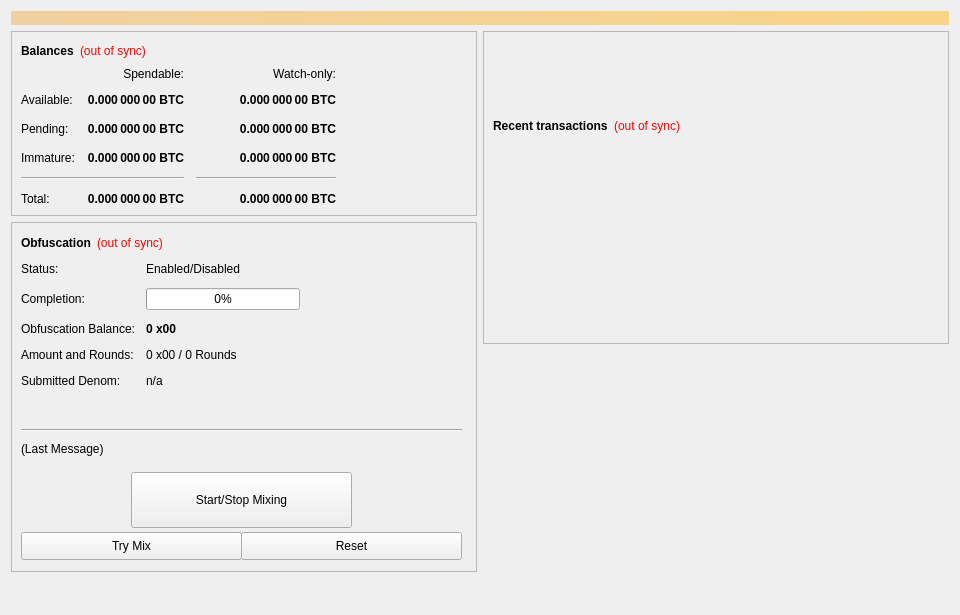
<?xml version="1.0" encoding="UTF-8"?>
<ui version="4.0">
 <class>OverviewPage</class>
 <widget class="QWidget" name="OverviewPage">
  <property name="geometry">
   <rect>
    <x>0</x>
    <y>0</y>
    <width>960</width>
    <height>615</height>
   </rect>
  </property>
  <property name="minimumSize">
   <size>
    <width>960</width>
    <height>0</height>
   </size>
  </property>
  <property name="windowTitle">
   <string>Form</string>
  </property>
  <layout class="QVBoxLayout" name="topLayout">
   <item>
    <widget class="QLabel" name="labelAlerts">
     <property name="visible">
      <bool>false</bool>
     </property>
     <property name="styleSheet">
      <string notr="true">background-color: qlineargradient(x1: 0, y1: 0, x2: 1, y2: 0, stop:0 #F0D0A0, stop:1 #F8D488); color:#000000;</string>
     </property>
     <property name="wordWrap">
      <bool>true</bool>
     </property>
     <property name="margin">
      <number>3</number>
     </property>
    </widget>
   </item>
   <item>
    <layout class="QHBoxLayout" name="horizontalLayout" stretch="1,1">
     <item>
      <layout class="QVBoxLayout" name="verticalLayout_2">
       <item>
        <widget class="QFrame" name="frame">
         <property name="frameShape">
          <enum>QFrame::StyledPanel</enum>
         </property>
         <property name="frameShadow">
          <enum>QFrame::Raised</enum>
         </property>
         <layout class="QVBoxLayout" name="verticalLayout_4">
          <item>
           <layout class="QHBoxLayout" name="horizontalLayout_4">
            <item>
             <widget class="QLabel" name="label_5">
              <property name="font">
               <font>
                <weight>75</weight>
                <bold>true</bold>
               </font>
              </property>
              <property name="text">
               <string>Balances</string>
              </property>
             </widget>
            </item>
            <item>
             <widget class="QLabel" name="labelWalletStatus">
              <property name="cursor">
               <cursorShape>WhatsThisCursor</cursorShape>
              </property>
              <property name="toolTip">
               <string>The displayed information may be out of date. Your wallet automatically synchronizes with the xChr0n0 network after a connection is established, but this process has not completed yet.</string>
              </property>
              <property name="styleSheet">
               <string notr="true">QLabel { color: red; }</string>
              </property>
              <property name="text">
               <string notr="true">(out of sync)</string>
              </property>
              <property name="alignment">
               <set>Qt::AlignLeading|Qt::AlignLeft|Qt::AlignVCenter</set>
              </property>
             </widget>
            </item>
            <item>
             <spacer name="horizontalSpacer_3">
              <property name="orientation">
               <enum>Qt::Horizontal</enum>
              </property>
              <property name="sizeHint" stdset="0">
               <size>
                <width>40</width>
                <height>20</height>
               </size>
              </property>
             </spacer>
            </item>
           </layout>
          </item>
          <item>
           <layout class="QGridLayout" name="gridLayout">
            <property name="spacing">
             <number>12</number>
            </property>
            <item row="2" column="2">
             <widget class="QLabel" name="labelWatchPending">
              <property name="font">
               <font>
                <weight>75</weight>
                <bold>true</bold>
               </font>
              </property>
              <property name="cursor">
               <cursorShape>IBeamCursor</cursorShape>
              </property>
              <property name="toolTip">
               <string>Unconfirmed transactions to watch-only addresses</string>
              </property>
              <property name="text">
               <string notr="true">0.000 000 00 BTC</string>
              </property>
              <property name="alignment">
               <set>Qt::AlignRight|Qt::AlignTrailing|Qt::AlignVCenter</set>
              </property>
              <property name="textInteractionFlags">
               <set>Qt::LinksAccessibleByMouse|Qt::TextSelectableByKeyboard|Qt::TextSelectableByMouse</set>
              </property>
             </widget>
            </item>
            <item row="2" column="1">
             <widget class="QLabel" name="labelUnconfirmed">
              <property name="font">
               <font>
                <weight>75</weight>
                <bold>true</bold>
               </font>
              </property>
              <property name="cursor">
               <cursorShape>IBeamCursor</cursorShape>
              </property>
              <property name="toolTip">
               <string>Total of transactions that have yet to be confirmed, and do not yet count toward the spendable balance</string>
              </property>
              <property name="text">
               <string notr="true">0.000 000 00 BTC</string>
              </property>
              <property name="alignment">
               <set>Qt::AlignRight|Qt::AlignTrailing|Qt::AlignVCenter</set>
              </property>
              <property name="textInteractionFlags">
               <set>Qt::LinksAccessibleByMouse|Qt::TextSelectableByKeyboard|Qt::TextSelectableByMouse</set>
              </property>
             </widget>
            </item>
            <item row="3" column="2">
             <widget class="QLabel" name="labelWatchImmature">
              <property name="font">
               <font>
                <weight>75</weight>
                <bold>true</bold>
               </font>
              </property>
              <property name="cursor">
               <cursorShape>IBeamCursor</cursorShape>
              </property>
              <property name="toolTip">
               <string>Staked or masternode rewards in watch-only addresses that has not yet matured</string>
              </property>
              <property name="text">
               <string notr="true">0.000 000 00 BTC</string>
              </property>
              <property name="alignment">
               <set>Qt::AlignRight|Qt::AlignTrailing|Qt::AlignVCenter</set>
              </property>
              <property name="textInteractionFlags">
               <set>Qt::LinksAccessibleByMouse|Qt::TextSelectableByKeyboard|Qt::TextSelectableByMouse</set>
              </property>
             </widget>
            </item>
            <item row="4" column="0" colspan="2">
             <widget class="Line" name="lineSpendableBalance">
              <property name="orientation">
               <enum>Qt::Horizontal</enum>
              </property>
             </widget>
            </item>
            <item row="4" column="2">
             <widget class="Line" name="lineWatchBalance">
              <property name="sizePolicy">
               <sizepolicy hsizetype="Preferred" vsizetype="Fixed">
                <horstretch>0</horstretch>
                <verstretch>0</verstretch>
               </sizepolicy>
              </property>
              <property name="minimumSize">
               <size>
                <width>140</width>
                <height>0</height>
               </size>
              </property>
              <property name="orientation">
               <enum>Qt::Horizontal</enum>
              </property>
             </widget>
            </item>
            <item row="5" column="0">
             <widget class="QLabel" name="labelTotalText">
              <property name="text">
               <string>Total:</string>
              </property>
             </widget>
            </item>
            <item row="3" column="1">
             <widget class="QLabel" name="labelImmature">
              <property name="font">
               <font>
                <weight>75</weight>
                <bold>true</bold>
               </font>
              </property>
              <property name="cursor">
               <cursorShape>IBeamCursor</cursorShape>
              </property>
              <property name="toolTip">
               <string>Staked or masternode rewards that has not yet matured</string>
              </property>
              <property name="text">
               <string notr="true">0.000 000 00 BTC</string>
              </property>
              <property name="alignment">
               <set>Qt::AlignRight|Qt::AlignTrailing|Qt::AlignVCenter</set>
              </property>
              <property name="textInteractionFlags">
               <set>Qt::LinksAccessibleByMouse|Qt::TextSelectableByKeyboard|Qt::TextSelectableByMouse</set>
              </property>
             </widget>
            </item>
            <item row="2" column="3">
             <spacer name="horizontalSpacer_2">
              <property name="orientation">
               <enum>Qt::Horizontal</enum>
              </property>
              <property name="sizeHint" stdset="0">
               <size>
                <width>40</width>
                <height>20</height>
               </size>
              </property>
             </spacer>
            </item>
            <item row="3" column="0">
             <widget class="QLabel" name="labelImmatureText">
              <property name="text">
               <string>Immature:</string>
              </property>
             </widget>
            </item>
            <item row="5" column="1">
             <widget class="QLabel" name="labelTotal">
              <property name="font">
               <font>
                <weight>75</weight>
                <bold>true</bold>
               </font>
              </property>
              <property name="cursor">
               <cursorShape>IBeamCursor</cursorShape>
              </property>
              <property name="toolTip">
               <string>Your current total balance</string>
              </property>
              <property name="text">
               <string notr="true">0.000 000 00 BTC</string>
              </property>
              <property name="alignment">
               <set>Qt::AlignRight|Qt::AlignTrailing|Qt::AlignVCenter</set>
              </property>
              <property name="textInteractionFlags">
               <set>Qt::LinksAccessibleByMouse|Qt::TextSelectableByKeyboard|Qt::TextSelectableByMouse</set>
              </property>
             </widget>
            </item>
            <item row="5" column="2">
             <widget class="QLabel" name="labelWatchTotal">
              <property name="font">
               <font>
                <weight>75</weight>
                <bold>true</bold>
               </font>
              </property>
              <property name="cursor">
               <cursorShape>IBeamCursor</cursorShape>
              </property>
              <property name="toolTip">
               <string>Current total balance in watch-only addresses</string>
              </property>
              <property name="text">
               <string notr="true">0.000 000 00 BTC</string>
              </property>
              <property name="alignment">
               <set>Qt::AlignRight|Qt::AlignTrailing|Qt::AlignVCenter</set>
              </property>
              <property name="textInteractionFlags">
               <set>Qt::LinksAccessibleByMouse|Qt::TextSelectableByKeyboard|Qt::TextSelectableByMouse</set>
              </property>
             </widget>
            </item>
            <item row="0" column="2">
             <widget class="QLabel" name="labelWatchonly">
              <property name="text">
               <string>Watch-only:</string>
              </property>
              <property name="alignment">
               <set>Qt::AlignRight|Qt::AlignTrailing|Qt::AlignVCenter</set>
              </property>
             </widget>
            </item>
            <item row="1" column="0">
             <widget class="QLabel" name="labelBalanceText">
              <property name="text">
               <string>Available:</string>
              </property>
             </widget>
            </item>
            <item row="1" column="1">
             <widget class="QLabel" name="labelBalance">
              <property name="font">
               <font>
                <weight>75</weight>
                <bold>true</bold>
               </font>
              </property>
              <property name="cursor">
               <cursorShape>IBeamCursor</cursorShape>
              </property>
              <property name="toolTip">
               <string>Your current spendable balance</string>
              </property>
              <property name="text">
               <string notr="true">0.000 000 00 BTC</string>
              </property>
              <property name="alignment">
               <set>Qt::AlignRight|Qt::AlignTrailing|Qt::AlignVCenter</set>
              </property>
              <property name="textInteractionFlags">
               <set>Qt::LinksAccessibleByMouse|Qt::TextSelectableByKeyboard|Qt::TextSelectableByMouse</set>
              </property>
             </widget>
            </item>
            <item row="1" column="2">
             <widget class="QLabel" name="labelWatchAvailable">
              <property name="font">
               <font>
                <weight>75</weight>
                <bold>true</bold>
               </font>
              </property>
              <property name="cursor">
               <cursorShape>IBeamCursor</cursorShape>
              </property>
              <property name="toolTip">
               <string>Your current balance in watch-only addresses</string>
              </property>
              <property name="text">
               <string notr="true">0.000 000 00 BTC</string>
              </property>
              <property name="alignment">
               <set>Qt::AlignRight|Qt::AlignTrailing|Qt::AlignVCenter</set>
              </property>
              <property name="textInteractionFlags">
               <set>Qt::LinksAccessibleByMouse|Qt::TextSelectableByKeyboard|Qt::TextSelectableByMouse</set>
              </property>
             </widget>
            </item>
            <item row="2" column="0">
             <widget class="QLabel" name="labelPendingText">
              <property name="text">
               <string>Pending:</string>
              </property>
             </widget>
            </item>
            <item row="0" column="1">
             <widget class="QLabel" name="labelSpendable">
              <property name="text">
               <string>Spendable:</string>
              </property>
              <property name="alignment">
               <set>Qt::AlignRight|Qt::AlignTrailing|Qt::AlignVCenter</set>
              </property>
             </widget>
            </item>
           </layout>
          </item>
         </layout>
        </widget>
       </item>
       <item>
        <widget class="QFrame" name="frameObfuscation">
         <property name="minimumSize">
          <size>
           <width>0</width>
           <height>350</height>
          </size>
         </property>
         <property name="layoutDirection">
          <enum>Qt::LeftToRight</enum>
         </property>
         <property name="frameShape">
          <enum>QFrame::StyledPanel</enum>
         </property>
         <property name="frameShadow">
          <enum>QFrame::Raised</enum>
         </property>
         <widget class="QWidget" name="formLayoutWidget">
          <property name="geometry">
           <rect>
            <x>10</x>
            <y>40</y>
            <width>451</width>
            <height>161</height>
           </rect>
          </property>
          <layout class="QFormLayout" name="formLayout">
           <property name="fieldGrowthPolicy">
            <enum>QFormLayout::AllNonFixedFieldsGrow</enum>
           </property>
           <property name="horizontalSpacing">
            <number>11</number>
           </property>
           <property name="verticalSpacing">
            <number>12</number>
           </property>
           <item row="0" column="0">
            <widget class="QLabel" name="label_6">
             <property name="text">
              <string>Status:</string>
             </property>
            </widget>
           </item>
           <item row="1" column="0">
            <widget class="QLabel" name="label_7">
             <property name="text">
              <string>Completion:</string>
             </property>
            </widget>
           </item>
           <item row="1" column="1">
            <widget class="QProgressBar" name="obfuscationProgress">
             <property name="maximumSize">
              <size>
               <width>154</width>
               <height>16777215</height>
              </size>
             </property>
             <property name="value">
              <number>0</number>
             </property>
            </widget>
           </item>
           <item row="2" column="0">
            <widget class="QLabel" name="labelAnonymizedText">
             <property name="text">
              <string>Obfuscation Balance:</string>
             </property>
            </widget>
           </item>
           <item row="2" column="1">
            <widget class="QLabel" name="labelAnonymized">
             <property name="font">
              <font>
               <weight>75</weight>
               <bold>true</bold>
              </font>
             </property>
             <property name="text">
              <string notr="true">0 x00</string>
             </property>
            </widget>
           </item>
           <item row="3" column="0">
            <widget class="QLabel" name="label_8">
             <property name="text">
              <string>Amount and Rounds:</string>
             </property>
            </widget>
           </item>
           <item row="3" column="1">
            <widget class="QLabel" name="labelAmountRounds">
             <property name="text">
              <string>0 x00 / 0 Rounds</string>
             </property>
            </widget>
           </item>
           <item row="4" column="0">
            <widget class="QLabel" name="label_9">
             <property name="text">
              <string>Submitted Denom:</string>
             </property>
            </widget>
           </item>
           <item row="4" column="1">
            <widget class="QLabel" name="labelSubmittedDenom">
             <property name="toolTip">
              <string>The denominations you submitted to the Masternode.&lt;br&gt;To mix, other users must submit the exact same denominations.</string>
             </property>
             <property name="text">
              <string>n/a</string>
             </property>
            </widget>
           </item>
           <item row="0" column="1">
            <widget class="QLabel" name="obfuscationEnabled">
             <property name="text">
              <string>Enabled/Disabled</string>
             </property>
            </widget>
           </item>
          </layout>
         </widget>
         <widget class="QPushButton" name="runAutoDenom">
          <property name="geometry">
           <rect>
            <x>251</x>
            <y>17</y>
            <width>1</width>
            <height>1</height>
           </rect>
          </property>
          <property name="palette">
           <palette>
            <active>
             <colorrole role="WindowText">
              <brush brushstyle="SolidPattern">
               <color alpha="255">
                <red>0</red>
                <green>0</green>
                <blue>0</blue>
               </color>
              </brush>
             </colorrole>
             <colorrole role="Button">
              <brush brushstyle="SolidPattern">
               <color alpha="255">
                <red>239</red>
                <green>238</green>
                <blue>238</blue>
               </color>
              </brush>
             </colorrole>
             <colorrole role="Light">
              <brush brushstyle="SolidPattern">
               <color alpha="255">
                <red>255</red>
                <green>255</green>
                <blue>255</blue>
               </color>
              </brush>
             </colorrole>
             <colorrole role="Midlight">
              <brush brushstyle="SolidPattern">
               <color alpha="255">
                <red>247</red>
                <green>246</green>
                <blue>246</blue>
               </color>
              </brush>
             </colorrole>
             <colorrole role="Dark">
              <brush brushstyle="SolidPattern">
               <color alpha="255">
                <red>119</red>
                <green>119</green>
                <blue>119</blue>
               </color>
              </brush>
             </colorrole>
             <colorrole role="Mid">
              <brush brushstyle="SolidPattern">
               <color alpha="255">
                <red>159</red>
                <green>159</green>
                <blue>159</blue>
               </color>
              </brush>
             </colorrole>
             <colorrole role="Text">
              <brush brushstyle="SolidPattern">
               <color alpha="255">
                <red>0</red>
                <green>0</green>
                <blue>0</blue>
               </color>
              </brush>
             </colorrole>
             <colorrole role="BrightText">
              <brush brushstyle="SolidPattern">
               <color alpha="255">
                <red>255</red>
                <green>255</green>
                <blue>255</blue>
               </color>
              </brush>
             </colorrole>
             <colorrole role="ButtonText">
              <brush brushstyle="SolidPattern">
               <color alpha="255">
                <red>0</red>
                <green>0</green>
                <blue>0</blue>
               </color>
              </brush>
             </colorrole>
             <colorrole role="Base">
              <brush brushstyle="SolidPattern">
               <color alpha="255">
                <red>255</red>
                <green>255</green>
                <blue>255</blue>
               </color>
              </brush>
             </colorrole>
             <colorrole role="Window">
              <brush brushstyle="SolidPattern">
               <color alpha="255">
                <red>239</red>
                <green>238</green>
                <blue>238</blue>
               </color>
              </brush>
             </colorrole>
             <colorrole role="Shadow">
              <brush brushstyle="SolidPattern">
               <color alpha="255">
                <red>0</red>
                <green>0</green>
                <blue>0</blue>
               </color>
              </brush>
             </colorrole>
             <colorrole role="AlternateBase">
              <brush brushstyle="SolidPattern">
               <color alpha="255">
                <red>247</red>
                <green>246</green>
                <blue>246</blue>
               </color>
              </brush>
             </colorrole>
             <colorrole role="ToolTipBase">
              <brush brushstyle="SolidPattern">
               <color alpha="255">
                <red>255</red>
                <green>255</green>
                <blue>220</blue>
               </color>
              </brush>
             </colorrole>
             <colorrole role="ToolTipText">
              <brush brushstyle="SolidPattern">
               <color alpha="255">
                <red>0</red>
                <green>0</green>
                <blue>0</blue>
               </color>
              </brush>
             </colorrole>
            </active>
            <inactive>
             <colorrole role="WindowText">
              <brush brushstyle="SolidPattern">
               <color alpha="255">
                <red>0</red>
                <green>0</green>
                <blue>0</blue>
               </color>
              </brush>
             </colorrole>
             <colorrole role="Button">
              <brush brushstyle="SolidPattern">
               <color alpha="255">
                <red>239</red>
                <green>238</green>
                <blue>238</blue>
               </color>
              </brush>
             </colorrole>
             <colorrole role="Light">
              <brush brushstyle="SolidPattern">
               <color alpha="255">
                <red>255</red>
                <green>255</green>
                <blue>255</blue>
               </color>
              </brush>
             </colorrole>
             <colorrole role="Midlight">
              <brush brushstyle="SolidPattern">
               <color alpha="255">
                <red>247</red>
                <green>246</green>
                <blue>246</blue>
               </color>
              </brush>
             </colorrole>
             <colorrole role="Dark">
              <brush brushstyle="SolidPattern">
               <color alpha="255">
                <red>119</red>
                <green>119</green>
                <blue>119</blue>
               </color>
              </brush>
             </colorrole>
             <colorrole role="Mid">
              <brush brushstyle="SolidPattern">
               <color alpha="255">
                <red>159</red>
                <green>159</green>
                <blue>159</blue>
               </color>
              </brush>
             </colorrole>
             <colorrole role="Text">
              <brush brushstyle="SolidPattern">
               <color alpha="255">
                <red>0</red>
                <green>0</green>
                <blue>0</blue>
               </color>
              </brush>
             </colorrole>
             <colorrole role="BrightText">
              <brush brushstyle="SolidPattern">
               <color alpha="255">
                <red>255</red>
                <green>255</green>
                <blue>255</blue>
               </color>
              </brush>
             </colorrole>
             <colorrole role="ButtonText">
              <brush brushstyle="SolidPattern">
               <color alpha="255">
                <red>0</red>
                <green>0</green>
                <blue>0</blue>
               </color>
              </brush>
             </colorrole>
             <colorrole role="Base">
              <brush brushstyle="SolidPattern">
               <color alpha="255">
                <red>255</red>
                <green>255</green>
                <blue>255</blue>
               </color>
              </brush>
             </colorrole>
             <colorrole role="Window">
              <brush brushstyle="SolidPattern">
               <color alpha="255">
                <red>239</red>
                <green>238</green>
                <blue>238</blue>
               </color>
              </brush>
             </colorrole>
             <colorrole role="Shadow">
              <brush brushstyle="SolidPattern">
               <color alpha="255">
                <red>0</red>
                <green>0</green>
                <blue>0</blue>
               </color>
              </brush>
             </colorrole>
             <colorrole role="AlternateBase">
              <brush brushstyle="SolidPattern">
               <color alpha="255">
                <red>247</red>
                <green>246</green>
                <blue>246</blue>
               </color>
              </brush>
             </colorrole>
             <colorrole role="ToolTipBase">
              <brush brushstyle="SolidPattern">
               <color alpha="255">
                <red>255</red>
                <green>255</green>
                <blue>220</blue>
               </color>
              </brush>
             </colorrole>
             <colorrole role="ToolTipText">
              <brush brushstyle="SolidPattern">
               <color alpha="255">
                <red>0</red>
                <green>0</green>
                <blue>0</blue>
               </color>
              </brush>
             </colorrole>
            </inactive>
            <disabled>
             <colorrole role="WindowText">
              <brush brushstyle="SolidPattern">
               <color alpha="255">
                <red>119</red>
                <green>119</green>
                <blue>119</blue>
               </color>
              </brush>
             </colorrole>
             <colorrole role="Button">
              <brush brushstyle="SolidPattern">
               <color alpha="255">
                <red>239</red>
                <green>238</green>
                <blue>238</blue>
               </color>
              </brush>
             </colorrole>
             <colorrole role="Light">
              <brush brushstyle="SolidPattern">
               <color alpha="255">
                <red>255</red>
                <green>255</green>
                <blue>255</blue>
               </color>
              </brush>
             </colorrole>
             <colorrole role="Midlight">
              <brush brushstyle="SolidPattern">
               <color alpha="255">
                <red>247</red>
                <green>246</green>
                <blue>246</blue>
               </color>
              </brush>
             </colorrole>
             <colorrole role="Dark">
              <brush brushstyle="SolidPattern">
               <color alpha="255">
                <red>119</red>
                <green>119</green>
                <blue>119</blue>
               </color>
              </brush>
             </colorrole>
             <colorrole role="Mid">
              <brush brushstyle="SolidPattern">
               <color alpha="255">
                <red>159</red>
                <green>159</green>
                <blue>159</blue>
               </color>
              </brush>
             </colorrole>
             <colorrole role="Text">
              <brush brushstyle="SolidPattern">
               <color alpha="255">
                <red>119</red>
                <green>119</green>
                <blue>119</blue>
               </color>
              </brush>
             </colorrole>
             <colorrole role="BrightText">
              <brush brushstyle="SolidPattern">
               <color alpha="255">
                <red>255</red>
                <green>255</green>
                <blue>255</blue>
               </color>
              </brush>
             </colorrole>
             <colorrole role="ButtonText">
              <brush brushstyle="SolidPattern">
               <color alpha="255">
                <red>119</red>
                <green>119</green>
                <blue>119</blue>
               </color>
              </brush>
             </colorrole>
             <colorrole role="Base">
              <brush brushstyle="SolidPattern">
               <color alpha="255">
                <red>239</red>
                <green>238</green>
                <blue>238</blue>
               </color>
              </brush>
             </colorrole>
             <colorrole role="Window">
              <brush brushstyle="SolidPattern">
               <color alpha="255">
                <red>239</red>
                <green>238</green>
                <blue>238</blue>
               </color>
              </brush>
             </colorrole>
             <colorrole role="Shadow">
              <brush brushstyle="SolidPattern">
               <color alpha="255">
                <red>0</red>
                <green>0</green>
                <blue>0</blue>
               </color>
              </brush>
             </colorrole>
             <colorrole role="AlternateBase">
              <brush brushstyle="SolidPattern">
               <color alpha="255">
                <red>239</red>
                <green>238</green>
                <blue>238</blue>
               </color>
              </brush>
             </colorrole>
             <colorrole role="ToolTipBase">
              <brush brushstyle="SolidPattern">
               <color alpha="255">
                <red>255</red>
                <green>255</green>
                <blue>220</blue>
               </color>
              </brush>
             </colorrole>
             <colorrole role="ToolTipText">
              <brush brushstyle="SolidPattern">
               <color alpha="255">
                <red>0</red>
                <green>0</green>
                <blue>0</blue>
               </color>
              </brush>
             </colorrole>
            </disabled>
           </palette>
          </property>
          <property name="focusPolicy">
           <enum>Qt::NoFocus</enum>
          </property>
          <property name="autoFillBackground">
           <bool>true</bool>
          </property>
          <property name="text">
           <string/>
          </property>
          <property name="flat">
           <bool>true</bool>
          </property>
         </widget>
         <widget class="QPushButton" name="toggleObfuscation">
          <property name="geometry">
           <rect>
            <x>120</x>
            <y>250</y>
            <width>221</width>
            <height>56</height>
           </rect>
          </property>
          <property name="sizePolicy">
           <sizepolicy hsizetype="MinimumExpanding" vsizetype="Fixed">
            <horstretch>0</horstretch>
            <verstretch>0</verstretch>
           </sizepolicy>
          </property>
          <property name="text">
           <string>Start/Stop Mixing</string>
          </property>
          <property name="icon">
           <iconset resource="../xChr0n0.qrc">
            <normaloff>:/icons/obfuscation</normaloff>:/icons/obfuscation</iconset>
          </property>
         </widget>
         <widget class="Line" name="lineLastMessage">
          <property name="geometry">
           <rect>
            <x>10</x>
            <y>200</y>
            <width>441</width>
            <height>16</height>
           </rect>
          </property>
          <property name="orientation">
           <enum>Qt::Horizontal</enum>
          </property>
         </widget>
         <widget class="QLabel" name="obfuscationStatus">
          <property name="geometry">
           <rect>
            <x>10</x>
            <y>220</y>
            <width>451</width>
            <height>61</height>
           </rect>
          </property>
          <property name="minimumSize">
           <size>
            <width>288</width>
            <height>43</height>
           </size>
          </property>
          <property name="text">
           <string>(Last Message)</string>
          </property>
          <property name="alignment">
           <set>Qt::AlignLeading|Qt::AlignLeft|Qt::AlignTop</set>
          </property>
          <property name="wordWrap">
           <bool>true</bool>
          </property>
         </widget>
         <widget class="QPushButton" name="obfuscationAuto">
          <property name="geometry">
           <rect>
            <x>10</x>
            <y>310</y>
            <width>221</width>
            <height>28</height>
           </rect>
          </property>
          <property name="sizePolicy">
           <sizepolicy hsizetype="MinimumExpanding" vsizetype="Fixed">
            <horstretch>0</horstretch>
            <verstretch>0</verstretch>
           </sizepolicy>
          </property>
          <property name="toolTip">
           <string>Try to manually submit a Obfuscation request.</string>
          </property>
          <property name="text">
           <string>Try Mix</string>
          </property>
         </widget>
         <widget class="QPushButton" name="obfuscationReset">
          <property name="geometry">
           <rect>
            <x>230</x>
            <y>310</y>
            <width>221</width>
            <height>28</height>
           </rect>
          </property>
          <property name="sizePolicy">
           <sizepolicy hsizetype="MinimumExpanding" vsizetype="Fixed">
            <horstretch>0</horstretch>
            <verstretch>0</verstretch>
           </sizepolicy>
          </property>
          <property name="toolTip">
           <string>Reset the current status of Obfuscation (can interrupt Obfuscation if it's in the process of Mixing, which can cost you money!)</string>
          </property>
          <property name="autoFillBackground">
           <bool>false</bool>
          </property>
          <property name="text">
           <string>Reset</string>
          </property>
         </widget>
         <widget class="QWidget" name="layoutWidget">
          <property name="geometry">
           <rect>
            <x>10</x>
            <y>10</y>
            <width>431</width>
            <height>22</height>
           </rect>
          </property>
          <layout class="QHBoxLayout" name="horizontalLayout_5">
           <item>
            <widget class="QLabel" name="label_2">
             <property name="font">
              <font>
               <weight>75</weight>
               <bold>true</bold>
              </font>
             </property>
             <property name="text">
              <string>Obfuscation</string>
             </property>
            </widget>
           </item>
           <item>
            <widget class="QLabel" name="labelObfuscationSyncStatus">
             <property name="toolTip">
              <string>The displayed information may be out of date. Your wallet automatically synchronizes with the xChr0n0 network after a connection is established, but this process has not completed yet.</string>
             </property>
             <property name="styleSheet">
              <string notr="true">QLabel { color: red; }</string>
             </property>
             <property name="text">
              <string notr="true">(out of sync)</string>
             </property>
             <property name="alignment">
              <set>Qt::AlignLeading|Qt::AlignLeft|Qt::AlignVCenter</set>
             </property>
            </widget>
           </item>
           <item>
            <spacer name="horizontalSpacer_4">
             <property name="orientation">
              <enum>Qt::Horizontal</enum>
             </property>
             <property name="sizeHint" stdset="0">
              <size>
               <width>40</width>
               <height>20</height>
              </size>
             </property>
            </spacer>
           </item>
          </layout>
         </widget>
        </widget>
       </item>
       <item>
        <spacer name="verticalSpacer">
         <property name="orientation">
          <enum>Qt::Vertical</enum>
         </property>
         <property name="sizeHint" stdset="0">
          <size>
           <width>20</width>
           <height>40</height>
          </size>
         </property>
        </spacer>
       </item>
      </layout>
     </item>
     <item>
      <layout class="QVBoxLayout" name="verticalLayout_3">
       <item>
        <widget class="QFrame" name="frame_2">
         <property name="frameShape">
          <enum>QFrame::StyledPanel</enum>
         </property>
         <property name="frameShadow">
          <enum>QFrame::Raised</enum>
         </property>
         <layout class="QVBoxLayout" name="verticalLayout">
          <item>
           <spacer name="verticalSpacer_3">
            <property name="orientation">
             <enum>Qt::Vertical</enum>
            </property>
            <property name="sizeType">
             <enum>QSizePolicy::Fixed</enum>
            </property>
            <property name="sizeHint" stdset="0">
             <size>
              <width>20</width>
              <height>75</height>
             </size>
            </property>
           </spacer>
          </item>
          <item>
           <layout class="QHBoxLayout" name="horizontalLayout_2">
            <item>
             <widget class="QLabel" name="label_4">
              <property name="font">
               <font>
                <weight>75</weight>
                <bold>true</bold>
               </font>
              </property>
              <property name="text">
               <string>Recent transactions</string>
              </property>
             </widget>
            </item>
            <item>
             <widget class="QLabel" name="labelTransactionsStatus">
              <property name="cursor">
               <cursorShape>WhatsThisCursor</cursorShape>
              </property>
              <property name="toolTip">
               <string>The displayed information may be out of date. Your wallet automatically synchronizes with the xChr0n0 network after a connection is established, but this process has not completed yet.</string>
              </property>
              <property name="styleSheet">
               <string notr="true">QLabel { color: red; }</string>
              </property>
              <property name="text">
               <string notr="true">(out of sync)</string>
              </property>
              <property name="alignment">
               <set>Qt::AlignRight|Qt::AlignTrailing|Qt::AlignVCenter</set>
              </property>
             </widget>
            </item>
            <item>
             <spacer name="horizontalSpacer">
              <property name="orientation">
               <enum>Qt::Horizontal</enum>
              </property>
              <property name="sizeHint" stdset="0">
               <size>
                <width>40</width>
                <height>20</height>
               </size>
              </property>
             </spacer>
            </item>
           </layout>
          </item>
          <item>
           <widget class="QListView" name="listTransactions">
            <property name="styleSheet">
             <string notr="true">QListView { background: transparent; }</string>
            </property>
            <property name="frameShape">
             <enum>QFrame::NoFrame</enum>
            </property>
            <property name="verticalScrollBarPolicy">
             <enum>Qt::ScrollBarAlwaysOff</enum>
            </property>
            <property name="horizontalScrollBarPolicy">
             <enum>Qt::ScrollBarAlwaysOff</enum>
            </property>
            <property name="selectionMode">
             <enum>QAbstractItemView::NoSelection</enum>
            </property>
           </widget>
          </item>
         </layout>
        </widget>
       </item>
       <item>
        <spacer name="verticalSpacer_2">
         <property name="orientation">
          <enum>Qt::Vertical</enum>
         </property>
         <property name="sizeType">
          <enum>QSizePolicy::Expanding</enum>
         </property>
         <property name="sizeHint" stdset="0">
          <size>
           <width>20</width>
           <height>40</height>
          </size>
         </property>
        </spacer>
       </item>
      </layout>
     </item>
    </layout>
   </item>
  </layout>
 </widget>
 <resources/>
 <connections/>
</ui>
